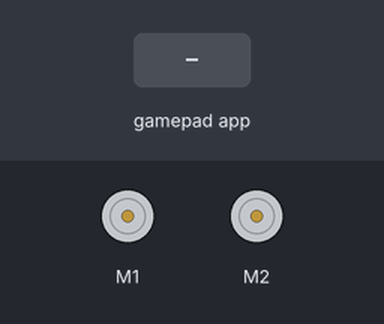
Bench run of a program on a simulated BBC micro:bit (MakeCode). Parts: 2 × DC motor (green arrow = forward, orange = backward, longer = faster). The test bench sets the inputs (shaded band).

Above: at 1.2 s.
1.3 s: gamepad app sends A_DOWN
At 2.5 s:
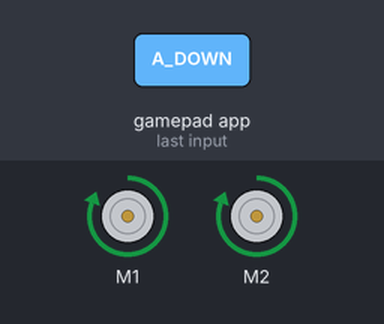
2.8 s: gamepad app sends B_DOWN
At 3.7 s:
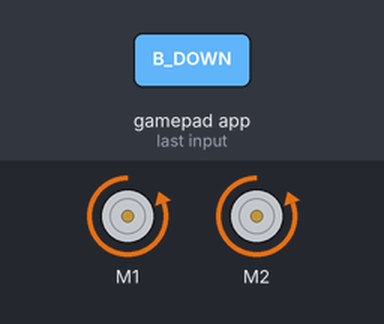
4.3 s: gamepad app sends C_DOWN
At 4.8 s:
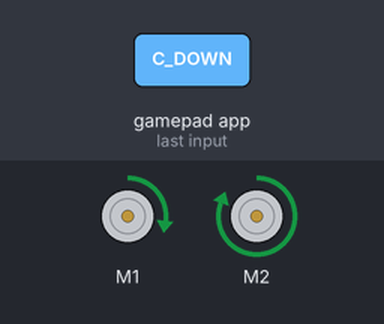
5.8 s: gamepad app sends D_DOWN
At 7.2 s:
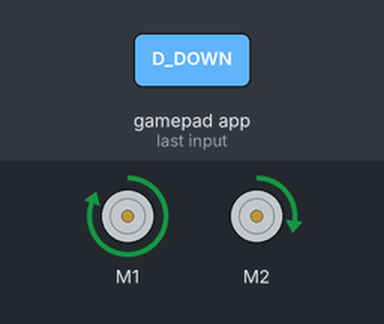
Timing chart, 0 to 8.3 s (numbered marks = the images above; inputs shaded):
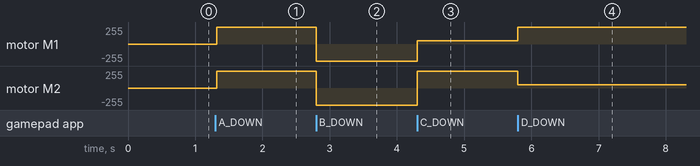

The program:

main.ts
```typescript
devices.onGamepadButton(MesDpadButtonInfo.BDown, function () {
    maqueen.motorRun(maqueen.Motors.All, maqueen.Dir.CCW, 255)
})
devices.onGamepadButton(MesDpadButtonInfo.DDown, function () {
    maqueen.motorRun(maqueen.Motors.M2, maqueen.Dir.CW, 50)
    maqueen.motorRun(maqueen.Motors.M1, maqueen.Dir.CW, 255)
})
devices.onGamepadButton(MesDpadButtonInfo.CDown, function () {
    maqueen.motorRun(maqueen.Motors.M1, maqueen.Dir.CW, 50)
    maqueen.motorRun(maqueen.Motors.M2, maqueen.Dir.CW, 255)
})
devices.onGamepadButton(MesDpadButtonInfo.ADown, function () {
    maqueen.motorRun(maqueen.Motors.All, maqueen.Dir.CW, 255)
})
```

test.ts
```typescript
// 테스트는 여기로 이동합니다; 이 패키지가 확장으로 사용될 때 컴파일되지 않을 것 입니다.
```

Measured:
- after the input at 1.3 s, motor M1, motor M2: stopped → forward 255/255 at once
- after the input at 2.8 s, motor M1, motor M2: forward 255/255 → backward 255/255 at once
- after the input at 4.3 s, motor M1: backward 255/255 → forward 50/255 at once; motor M2: backward 255/255 → forward 255/255 at once
- after the input at 5.8 s, motor M1: forward 50/255 → forward 255/255 at once; motor M2: forward 255/255 → forward 50/255 at once
